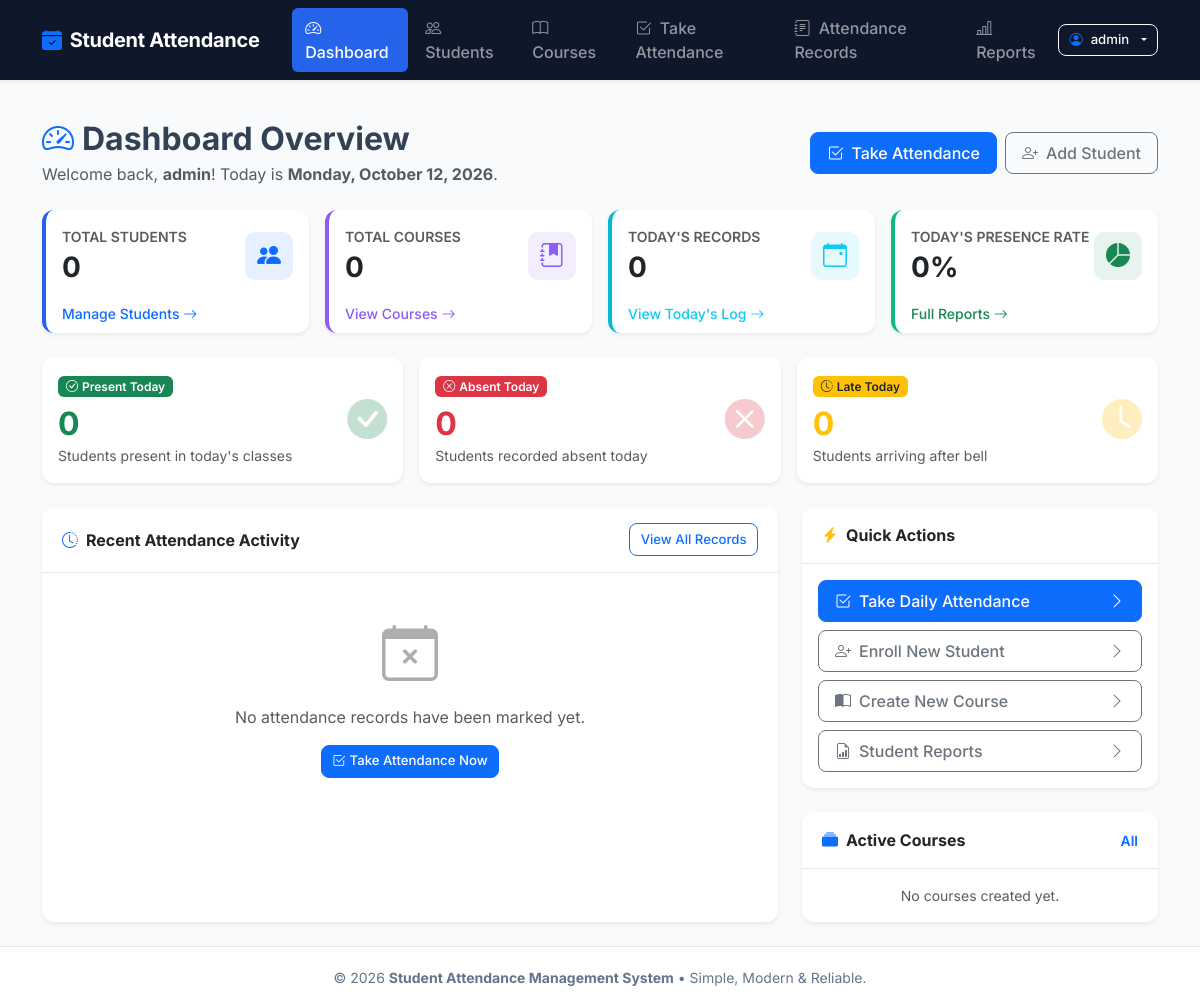
Before: / (signed in) with the older database file.
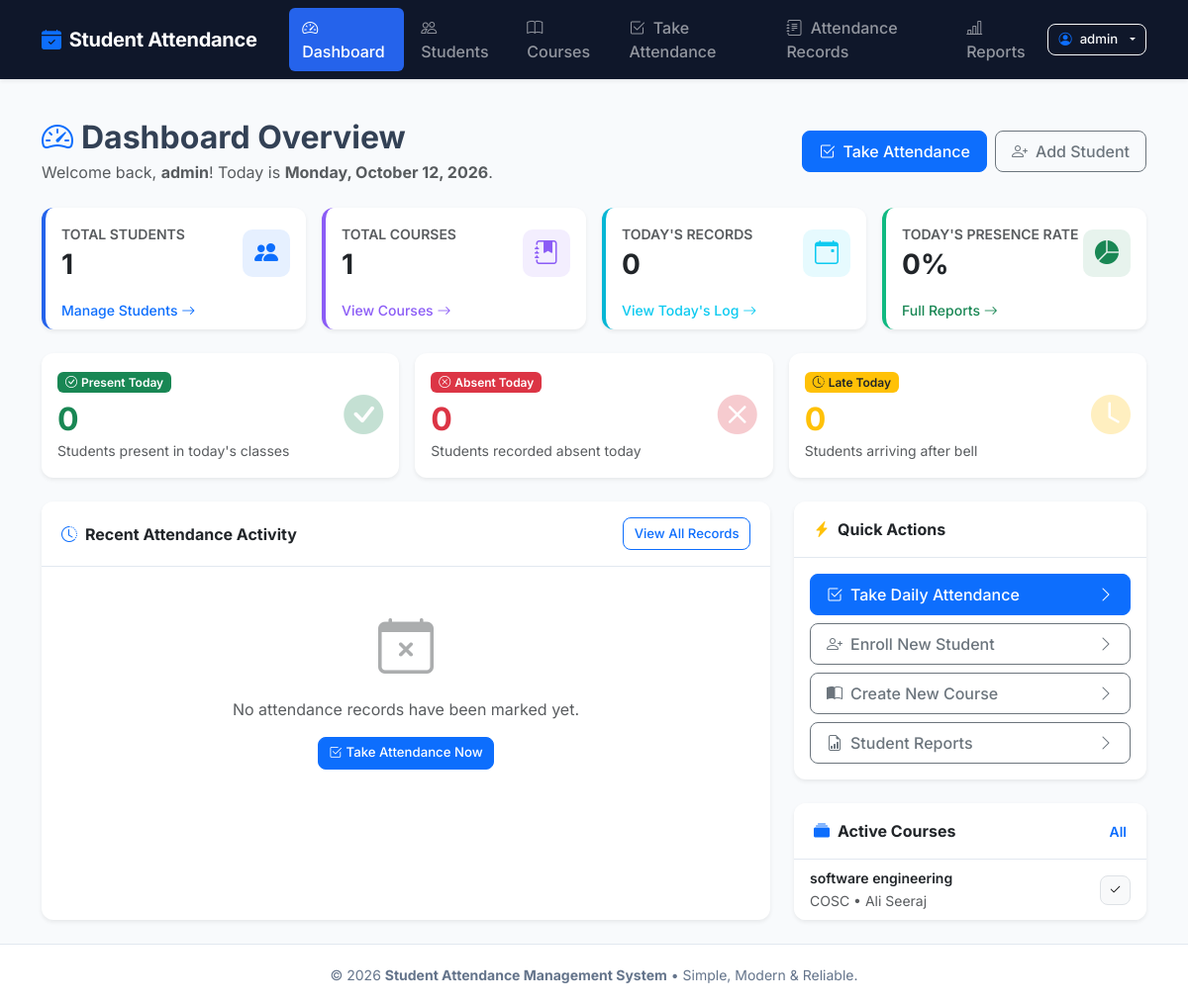
After: the same page with the newer database file.
### attendance/models.py (models this page shows, shortened)
class Course(models.Model):
    name = models.CharField(
        max_length=120,
        verbose_name="Course/Class Name"
    )
    code = models.CharField(
        max_length=30,
        unique=True,
        verbose_name="Course Code",
        help_text="e.g., CS101, MATH201"
    )
    teacher = models.CharField(
        max_length=120,
        verbose_name="Teacher / Lecturer"
    )
    description = models.TextField(
        blank=True,
        verbose_name="Description"
    )
    students = models.ManyToManyField(
        Student,
        blank=True,
        related_name="courses",
        verbose_name="Enrolled Students",
        help_text="Select students enrolled in this course (optional)"
    )
    class Meta:
        ordering = ['code']
        verbose_name = "Course / Class"
        verbose_name_plural = "Courses / Classes"

### attendance/views.py (the view)
# urls.py: path('', views.dashboard, name='dashboard'),
@login_required(login_url='login')
def dashboard(request):
    today = timezone.localdate()
    total_students = Student.objects.count()
    total_courses = Course.objects.count()
    today_records = Attendance.objects.filter(date=today)
    today_attendance_count = today_records.count()
    today_present = today_records.filter(status='Present').count()
    today_absent = today_records.filter(status='Absent').count()
    today_late = today_records.filter(status='Late').count()
    today_percentage = 0
    if today_attendance_count > 0:
        today_percentage = round((today_present / today_attendance_count) * 100, 1)
    recent_attendance = Attendance.objects.select_related('student', 'course').order_by('-date', '-id')[:8]
    courses = Course.objects.all()[:6]
    context = {
        'total_students': total_students,
        'total_courses': total_courses,
        'today': today,
        'today_attendance_count': today_attendance_count,
        'today_present': today_present,
        'today_absent': today_absent,
        'today_late': today_late,
        'today_percentage': today_percentage,
        'recent_attendance': recent_attendance,
        'courses': courses,
    }
    return render(request, 'attendance/dashboard.html', context)

### attendance/templates/attendance/dashboard.html (shortened to what the changed rows need)
{% extends 'attendance/base.html' %}
{% block content %}
<div class="row align-items-center mb-4">
    <div class="col-md-7">
        <h2 class="fw-bold mb-1">
            <i class="bi bi-speedometer2 text-primary me-2"></i>Dashboard Overview
        </h2>
    </div>
</div>
<div class="row g-3 mb-4">
    <div class="col-sm-6 col-xl-3">
        <div class="card stat-card border-0 h-100 shadow-sm" style="border-left: 4px solid #2563eb !important;">
            <div class="card-body d-flex align-items-center justify-content-between p-3">
                <div>
                    <div class="text-uppercase text-muted fw-semibold small mb-1">Total Students</div>
                    <h3 class="fw-bold mb-0 text-dark">{{ total_students }}</h3>
                </div>
            </div>
        </div>
    </div>
    <div class="col-sm-6 col-xl-3">
        <div class="card stat-card border-0 h-100 shadow-sm" style="border-left: 4px solid #8b5cf6 !important;">
            <div class="card-body d-flex align-items-center justify-content-between p-3">
                <div>
                    <div class="text-uppercase text-muted fw-semibold small mb-1">Total Courses</div>
                    <h3 class="fw-bold mb-0 text-dark">{{ total_courses }}</h3>
                </div>
            </div>
        </div>
    </div>
</div>
<div class="row g-3 mb-4">
    <div class="col-md-4">
        <div class="card border-0 bg-white shadow-sm p-3">
            <div class="d-flex align-items-center justify-content-between">
                <div>
                    <h2 class="fw-bold mb-0 text-success">{{ today_present }}</h2>
                </div>
            </div>
        </div>
    </div>
    <div class="col-md-4">
        <div class="card border-0 bg-white shadow-sm p-3">
            <div class="d-flex align-items-center justify-content-between">
                <div>
                    <h2 class="fw-bold mb-0 text-danger">{{ today_absent }}</h2>
                </div>
            </div>
        </div>
    </div>
    <div class="col-md-4">
        <div class="card border-0 bg-white shadow-sm p-3">
            <div class="d-flex align-items-center justify-content-between">
                <div>
                    <h2 class="fw-bold mb-0 text-warning">{{ today_late }}</h2>
                </div>
            </div>
        </div>
    </div>
</div>
<div class="row g-4">
    <div class="col-lg-4">
        <div class="card border-0 shadow-sm">
            <ul class="list-group list-group-flush">
                {% for course in courses %}
                <li class="list-group-item d-flex justify-content-between align-items-center py-2 px-3">
                    <div>
                        <div class="fw-semibold text-dark small">{{ course.name }}</div>
                        <small class="text-muted">{{ course.code }} &bull; {{ course.teacher }}</small>
                    </div>
                    <a href="{% url 'take_attendance' %}?course={{ course.id }}" class="btn btn-sm btn-light border py-1 px-2" title="Take attendance for this class">
                        <i class="bi bi-check2"></i>
                    </a>
                </li>
                {% empty %}
                <li class="list-group-item text-center text-muted py-3 small">
                    No courses created yet.
                </li>
                {% endfor %}
            </ul>
        </div>
    </div>
</div>
{% endblock %}

Changed rows visible on the page:
added Course: name "software engineering", code "COSC", teacher "Ali Seeraj"
Other visible differences:
{{ total_students }}: "0" → "1"
{{ total_courses }}: "0" → "1"
text no longer shown: "No courses created yet."
